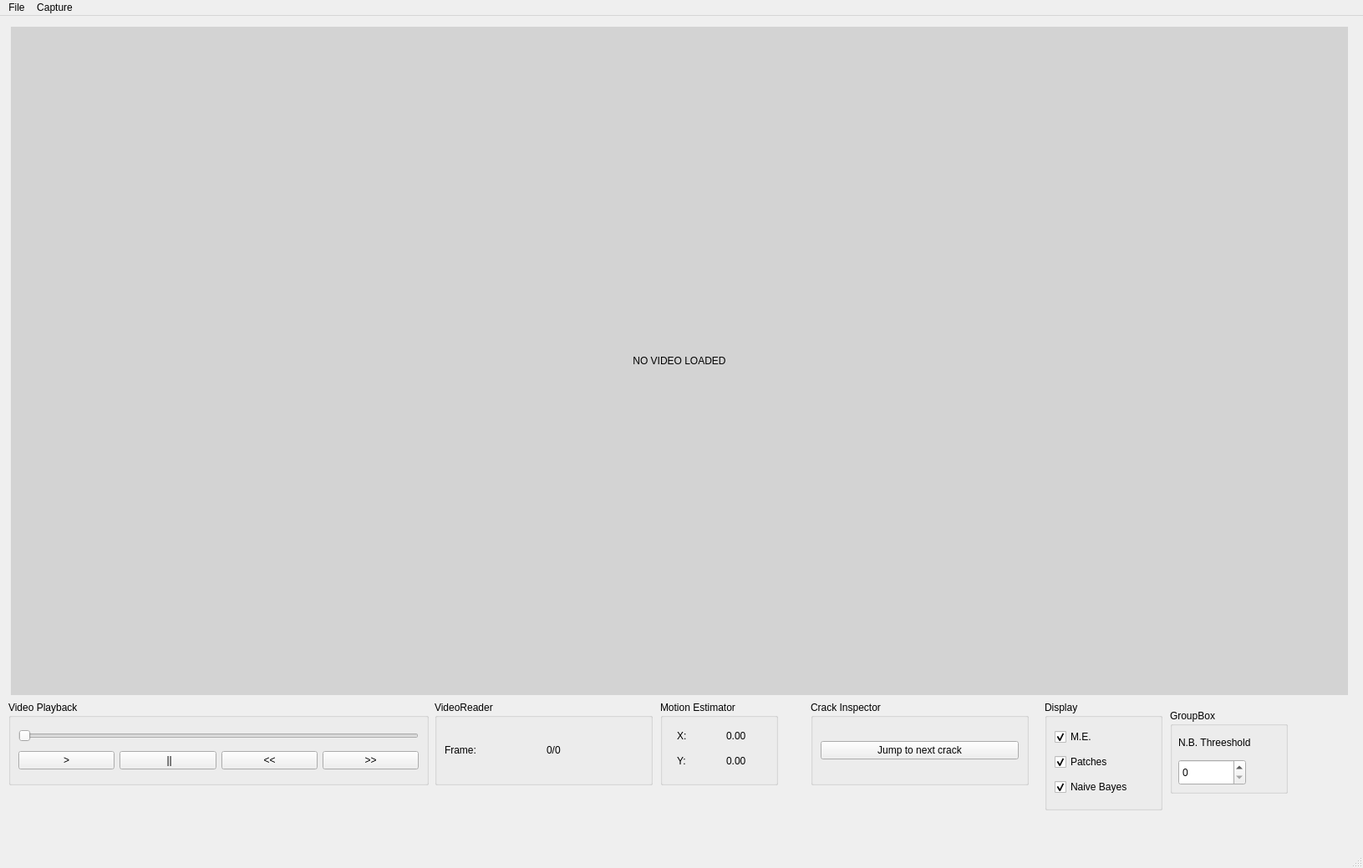
<?xml version="1.0" encoding="UTF-8"?>
<ui version="4.0">
 <class>MainWindow</class>
 <widget class="QMainWindow" name="MainWindow">
  <property name="geometry">
   <rect>
    <x>0</x>
    <y>0</y>
    <width>1631</width>
    <height>1039</height>
   </rect>
  </property>
  <property name="windowTitle">
   <string>MainWindow</string>
  </property>
  <widget class="QWidget" name="centralwidget">
   <widget class="QLabel" name="videolabel">
    <property name="geometry">
     <rect>
      <x>13</x>
      <y>13</y>
      <width>1600</width>
      <height>800</height>
     </rect>
    </property>
    <property name="autoFillBackground">
     <bool>false</bool>
    </property>
    <property name="styleSheet">
     <string notr="true">background-color: lightgray;
text-align:center</string>
    </property>
    <property name="text">
     <string>NO VIDEO LOADED</string>
    </property>
    <property name="alignment">
     <set>Qt::AlignCenter</set>
    </property>
   </widget>
   <widget class="QGroupBox" name="groupBox">
    <property name="geometry">
     <rect>
      <x>10</x>
      <y>820</y>
      <width>503</width>
      <height>101</height>
     </rect>
    </property>
    <property name="title">
     <string>Video Playback</string>
    </property>
    <layout class="QGridLayout" name="gridLayout">
     <item row="1" column="3">
      <widget class="QPushButton" name="fastfwdButton">
       <property name="text">
        <string>&gt;&gt;</string>
       </property>
      </widget>
     </item>
     <item row="1" column="0">
      <widget class="QPushButton" name="playButton">
       <property name="text">
        <string>&gt;</string>
       </property>
      </widget>
     </item>
     <item row="1" column="1">
      <widget class="QPushButton" name="pauseButton">
       <property name="text">
        <string> ||</string>
       </property>
      </widget>
     </item>
     <item row="1" column="2">
      <widget class="QPushButton" name="rewindButton">
       <property name="text">
        <string>&lt;&lt;</string>
       </property>
      </widget>
     </item>
     <item row="0" column="0" colspan="4">
      <widget class="QSlider" name="videoSlider">
       <property name="orientation">
        <enum>Qt::Horizontal</enum>
       </property>
      </widget>
     </item>
    </layout>
   </widget>
   <widget class="QGroupBox" name="groupBox_2">
    <property name="geometry">
     <rect>
      <x>790</x>
      <y>820</y>
      <width>141</width>
      <height>101</height>
     </rect>
    </property>
    <property name="title">
     <string>Motion Estimator</string>
    </property>
    <widget class="QWidget" name="">
     <property name="geometry">
      <rect>
       <x>20</x>
       <y>30</y>
       <width>111</width>
       <height>53</height>
      </rect>
     </property>
     <layout class="QVBoxLayout" name="verticalLayout">
      <item>
       <layout class="QHBoxLayout" name="horizontalLayout_2">
        <item>
         <widget class="QLabel" name="label">
          <property name="text">
           <string>X:</string>
          </property>
         </widget>
        </item>
        <item>
         <widget class="QLabel" name="est_x">
          <property name="text">
           <string>0.00</string>
          </property>
         </widget>
        </item>
       </layout>
      </item>
      <item>
       <layout class="QHBoxLayout" name="horizontalLayout">
        <item>
         <widget class="QLabel" name="label_2">
          <property name="text">
           <string>Y:</string>
          </property>
         </widget>
        </item>
        <item>
         <widget class="QLabel" name="est_y">
          <property name="text">
           <string>0.00</string>
          </property>
         </widget>
        </item>
       </layout>
      </item>
     </layout>
    </widget>
   </widget>
   <widget class="QGroupBox" name="groupBox_3">
    <property name="geometry">
     <rect>
      <x>520</x>
      <y>820</y>
      <width>261</width>
      <height>101</height>
     </rect>
    </property>
    <property name="title">
     <string>VideoReader</string>
    </property>
    <layout class="QGridLayout" name="gridLayout_2">
     <item row="0" column="0">
      <layout class="QHBoxLayout" name="horizontalLayout_3">
       <item>
        <widget class="QLabel" name="label_3">
         <property name="text">
          <string>Frame:</string>
         </property>
        </widget>
       </item>
       <item>
        <widget class="QLabel" name="curr_frame">
         <property name="text">
          <string>0/0</string>
         </property>
        </widget>
       </item>
      </layout>
     </item>
    </layout>
   </widget>
   <widget class="QGroupBox" name="groupBox_4">
    <property name="geometry">
     <rect>
      <x>970</x>
      <y>820</y>
      <width>261</width>
      <height>101</height>
     </rect>
    </property>
    <property name="title">
     <string>Crack Inspector</string>
    </property>
    <layout class="QGridLayout" name="gridLayout_3">
     <item row="0" column="0">
      <widget class="QPushButton" name="jumpToNextCrackButton">
       <property name="text">
        <string>Jump to next crack</string>
       </property>
      </widget>
     </item>
    </layout>
   </widget>
   <widget class="QGroupBox" name="groupBox_5">
    <property name="geometry">
     <rect>
      <x>1250</x>
      <y>820</y>
      <width>141</width>
      <height>131</height>
     </rect>
    </property>
    <property name="title">
     <string>Display</string>
    </property>
    <layout class="QGridLayout" name="gridLayout_4">
     <item row="1" column="0">
      <widget class="QCheckBox" name="cbPatches">
       <property name="text">
        <string>Patches</string>
       </property>
       <property name="checked">
        <bool>true</bool>
       </property>
      </widget>
     </item>
     <item row="2" column="0">
      <widget class="QCheckBox" name="cbNaiveBayes">
       <property name="text">
        <string>Naive Bayes</string>
       </property>
       <property name="checked">
        <bool>true</bool>
       </property>
      </widget>
     </item>
     <item row="0" column="0">
      <widget class="QCheckBox" name="cbMotionEstimator">
       <property name="text">
        <string>M.E.</string>
       </property>
       <property name="checked">
        <bool>true</bool>
       </property>
      </widget>
     </item>
    </layout>
   </widget>
   <widget class="QGroupBox" name="groupBox_6">
    <property name="geometry">
     <rect>
      <x>1400</x>
      <y>830</y>
      <width>141</width>
      <height>101</height>
     </rect>
    </property>
    <property name="title">
     <string>GroupBox</string>
    </property>
    <widget class="QSpinBox" name="spinNBThreeshold">
     <property name="geometry">
      <rect>
       <x>10</x>
       <y>60</y>
       <width>81</width>
       <height>31</height>
      </rect>
     </property>
     <property name="maximum">
      <number>1000</number>
     </property>
    </widget>
    <widget class="QLabel" name="label_4">
     <property name="geometry">
      <rect>
       <x>10</x>
       <y>30</y>
       <width>131</width>
       <height>19</height>
      </rect>
     </property>
     <property name="text">
      <string>N.B. Threeshold</string>
     </property>
    </widget>
   </widget>
   <zorder>groupBox_6</zorder>
   <zorder>videolabel</zorder>
   <zorder>groupBox</zorder>
   <zorder>groupBox_2</zorder>
   <zorder>groupBox_3</zorder>
   <zorder>groupBox_4</zorder>
   <zorder>groupBox_5</zorder>
  </widget>
  <widget class="QMenuBar" name="menubar">
   <property name="geometry">
    <rect>
     <x>0</x>
     <y>0</y>
     <width>1631</width>
     <height>31</height>
    </rect>
   </property>
   <widget class="QMenu" name="menuFile">
    <property name="title">
     <string>File</string>
    </property>
    <addaction name="actionLoad_video_footage"/>
    <addaction name="actionSelect_SPR_file"/>
    <addaction name="actionExit_Application"/>
   </widget>
   <widget class="QMenu" name="menuCapture">
    <property name="title">
     <string>Capture</string>
    </property>
    <addaction name="actionSelect_Output_Video"/>
    <addaction name="actionEnable_capture_to_file"/>
   </widget>
   <addaction name="menuFile"/>
   <addaction name="menuCapture"/>
  </widget>
  <widget class="QStatusBar" name="statusbar"/>
  <action name="actionLoad_video_footage">
   <property name="text">
    <string>Select video footage</string>
   </property>
  </action>
  <action name="actionSelect_SPR_file">
   <property name="text">
    <string>Select SPR file</string>
   </property>
  </action>
  <action name="actionExit_Application">
   <property name="text">
    <string>Exit Application</string>
   </property>
   <property name="menuRole">
    <enum>QAction::QuitRole</enum>
   </property>
  </action>
  <action name="actionAbout">
   <property name="text">
    <string>About</string>
   </property>
  </action>
  <action name="actionDocumentation">
   <property name="text">
    <string>Documentation</string>
   </property>
  </action>
  <action name="actionSelect_Output_Video">
   <property name="text">
    <string>Select Output Video</string>
   </property>
  </action>
  <action name="actionEnable_capture_to_file">
   <property name="checkable">
    <bool>true</bool>
   </property>
   <property name="checked">
    <bool>true</bool>
   </property>
   <property name="text">
    <string>Enable capture to file</string>
   </property>
  </action>
 </widget>
 <resources/>
 <connections/>
</ui>
